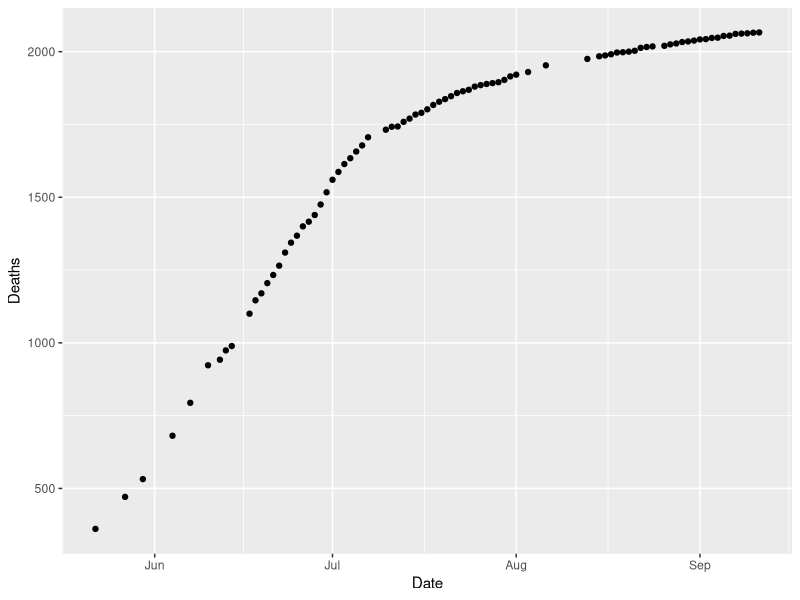
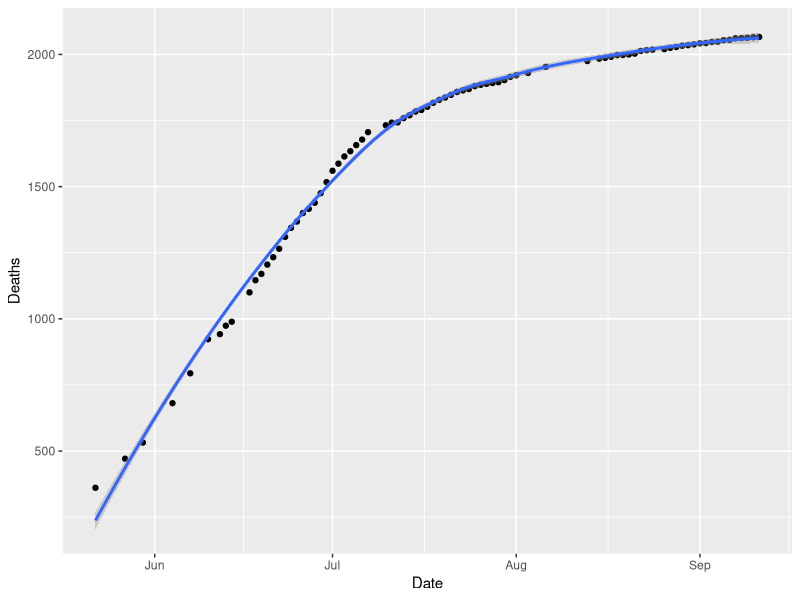
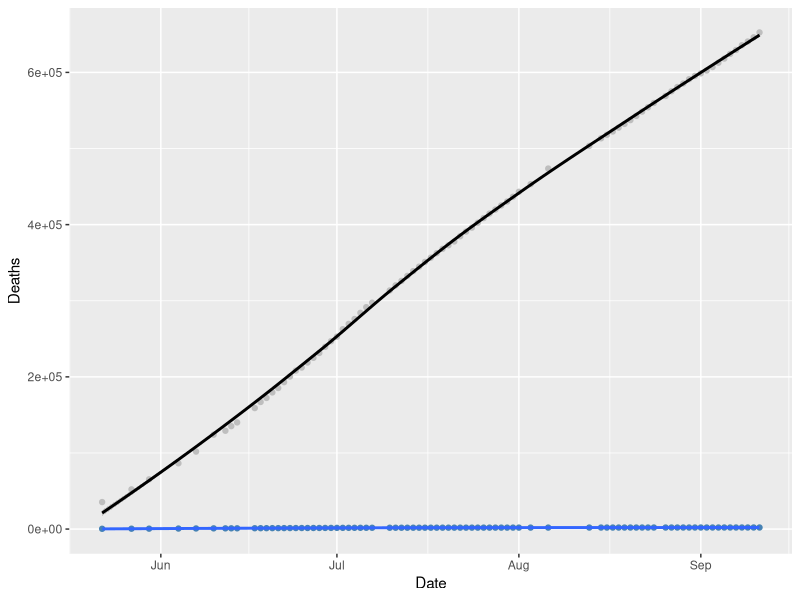
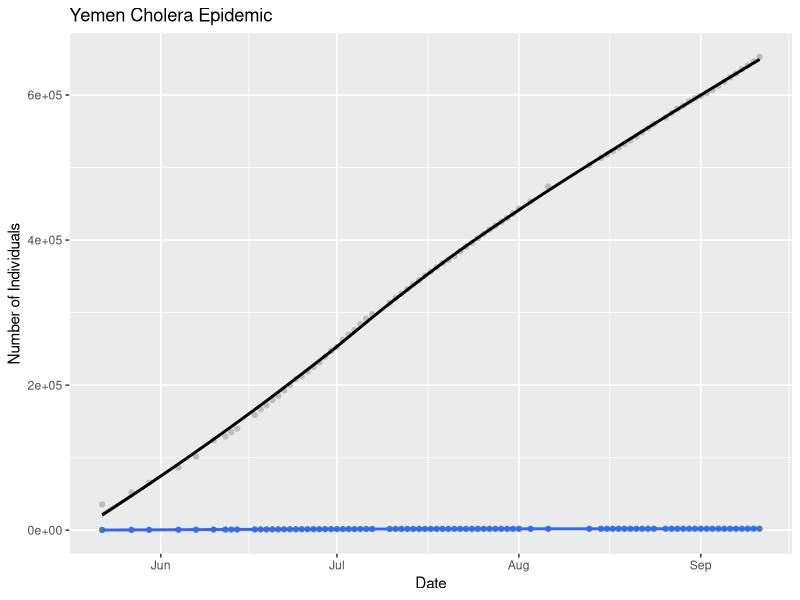
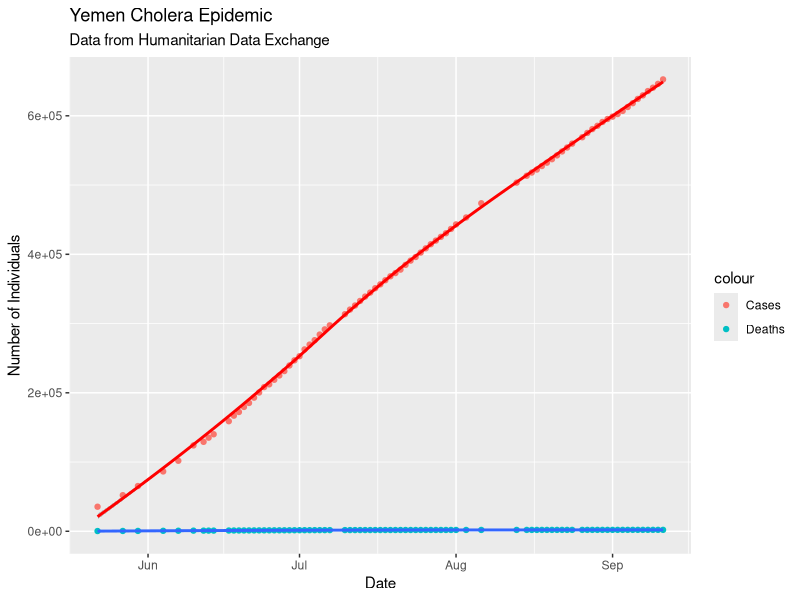
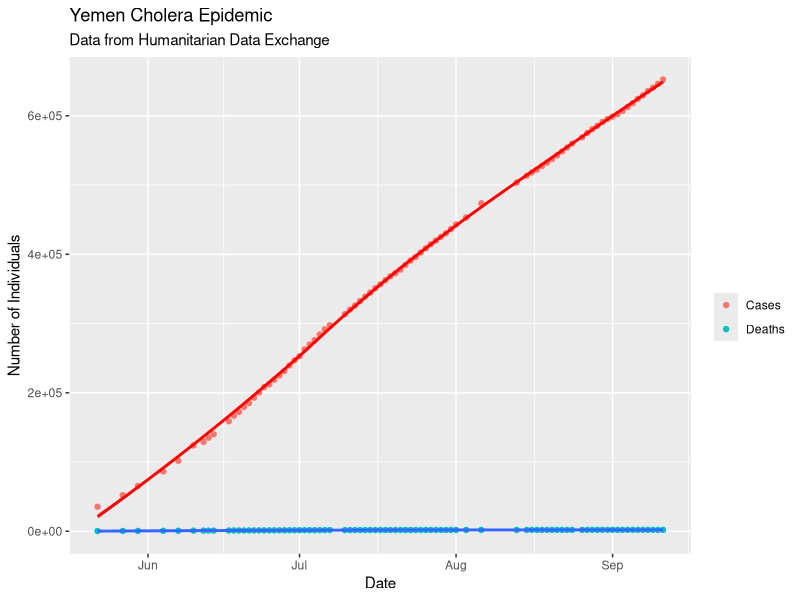
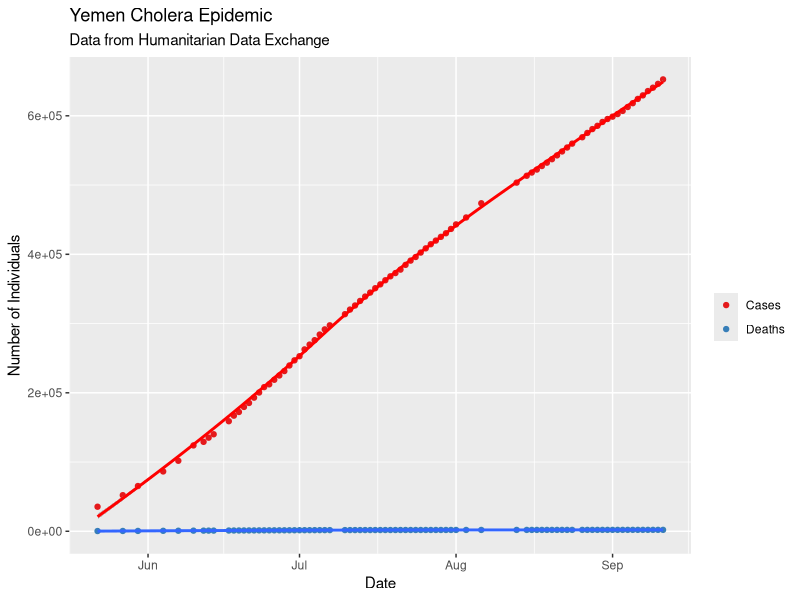
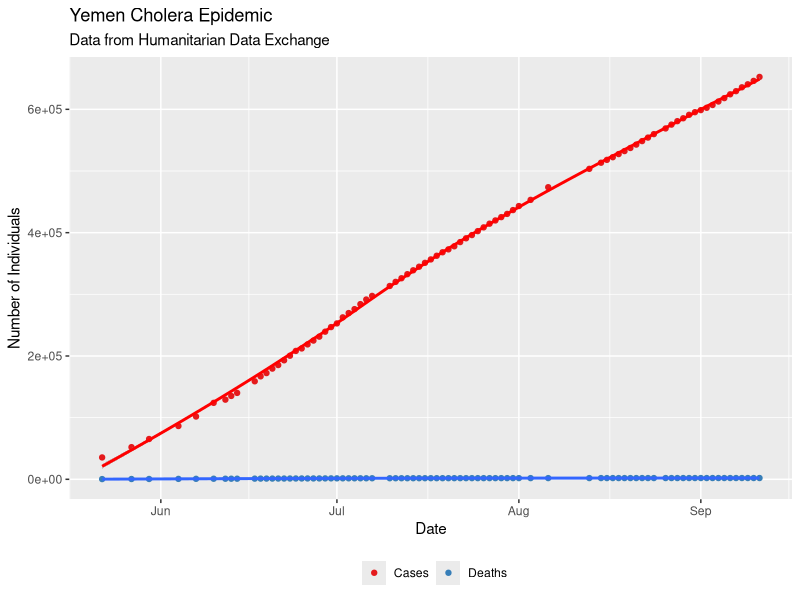

These charts were generated, in order, by the following R code:
## ---- chunk 1
knitr::opts_chunk$set(echo = TRUE, fig.width=5, fig.height=4)
## ---- chunk 2
library(ggplot2)

YemenData = read.csv('Datasets/YemenCholeraOutbreak.csv')
YemenData$Date = as.Date(YemenData$Date)#, format='%m/%d/%y')
YemenData = YemenData[order(YemenData$Date),]
YemenData$Times = as.numeric(YemenData$Date-as.Date('5/22/2017', format='%m/%d/%Y'))
## ---- chunk 3
# select the data  say which variables to use     draw as points
ggplot(YemenData,  aes(x=Date, y=Deaths))        + geom_point()
## ---- chunk 4
ggplot(YemenData, aes(x=Date, y=Deaths)) + geom_point() + geom_smooth(method = 'loess')
## ---- chunk 5
yemenplot = ggplot(YemenData) + 
  geom_point(aes(x=Date, y=Deaths), color = 'steelblue') +
  geom_smooth(aes(x=Date, y=Deaths), method = 'loess') +
  geom_point(aes(x=Date, y=Cases), color = 'grey') +
  geom_smooth(aes(x=Date, y=Cases), color = 'black', method = 'loess')
print(yemenplot)
## ---- chunk 6
yemenplot = yemenplot + labs(title="Yemen Cholera Epidemic", x="Date", y="Number of Individuals")
print(yemenplot)
## ---- chunk 7
yemenplot = ggplot(YemenData) + 
  geom_point(aes(x=Date, y=Deaths, color = 'Deaths')) +
  geom_smooth(aes(x=Date, y=Deaths), method = 'loess') +
  geom_point(aes(x=Date, y=Cases, color = 'Cases')) +
  geom_smooth(aes(x=Date, y=Cases), color = 'red', method = 'loess') + 
  labs(title="Yemen Cholera Epidemic", subtitle = "Data from Humanitarian Data Exchange", x="Date", y="Number of Individuals")
print(yemenplot)
## ---- chunk 8
yemenplot = yemenplot + guides(color = guide_legend(''))
  # theme(legend.title=element_blank())
  # guides(color = guide_legend('Legend Title!'))
print(yemenplot)
## ---- chunk 9
yemenplot = yemenplot + scale_colour_brewer(palette = "Set1")
print(yemenplot)
## ---- chunk 10
yemenplot + theme(legend.position="bottom")
## ---- chunk 11
yemenplot = ggplot(YemenData) + 
  geom_point(aes(x=Date, y=Cases, color = 'Cases', size = Deaths)) +
  geom_smooth(aes(x=Date, y=Cases), color = 'red') + 
  labs(title="Yemen Cholera Epidemic", subtitle = "Data from Humanitarian Data Exchange", x="Date", y="Number of Individuals") +
  guides(color = guide_legend(''))
print(yemenplot)
## ---- chunk 12
library(gridExtra)

yemencases = ggplot(YemenData) +
  geom_point(aes(x=Date, y=Cases), color = 'maroon') +
  geom_smooth(aes(x=Date, y=Cases), color = 'red')
yemendeaths = ggplot(YemenData) +
  geom_point(aes(x=Date, y=Deaths), color = 'steelblue') +
  geom_smooth(aes(x=Date, y=Deaths), color = 'blue')

grid.arrange(yemencases, yemendeaths, ncol=2)
## ---- chunk 13
facetplot = ggplot(YemenData) + 
  geom_point(aes(x=Times, y=Deaths, color = Bulletin.Type)) +
  facet_wrap(~ Bulletin.Type, ncol=2) 
  # labs(title="Yemen Cholera Epidemic", subtitle = "Data from Humanitarian Data Exchange", x="Time", y="Number of Individuals") + 
  # theme(legend.title=element_blank())
  # guides(color = guide_legend(''))
print(facetplot)
## ---- chunk 14
# Saving
ggsave("plotexample.png")  # saves the last plot
ggsave("plotexample.pdf", plot=yemenplot)  # save a specific plot
